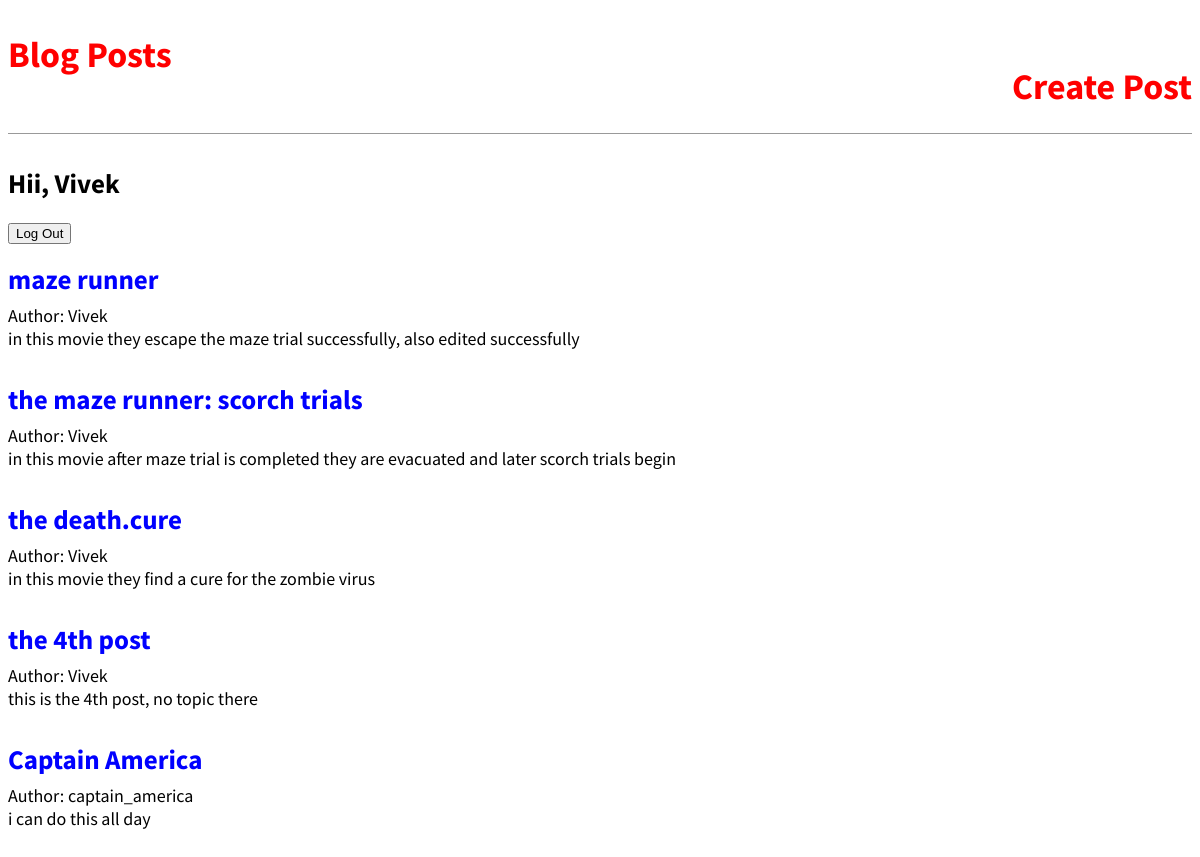
The app's page / (signed in) with its own data.
### blog/models.py (models this page shows, shortened)
class BlogPost(models.Model):
    title = models.CharField(max_length=200)
    author = models.ForeignKey(
        "auth.User",
        on_delete=models.CASCADE
    )
    body = models.TextField()
    def get_absolute_url(self):
        return reverse("post_detail", kwargs={"pk":self.pk})

### blog/views.py (the view)
# urls.py: path("",BlogListView.as_view(), name = "home"),
class BlogListView(ListView):
    model = BlogPost
    template_name = "blogpost_list.html"

### templates/blogpost_list.html
{% extends "base.html" %}
{% block content %}
    {% for post in blogpost_list %}
        <div class="post-entry">
        <h2><a href="{{ post.get_absolute_url }}">{{ post.title }}</a></h2>
        <p>Author: {{ post.author }}</a>
        <p>{{ post.body }}</p>
        </div>
    {% endfor %}
{% endblock %}

### templates/base.html (shortened to what this page needs)
{% load static %}
<head>
<link rel="stylesheet" href="{% static 'css/base.css' %}">
</head>
<body>
<header>
<div class="nav-left">
<h1><a href="{% url 'home' %}">Blog Posts</a></h1>
</div>
<div class="nav-right">
    <h1><a href ="{% url 'post_create' %}">Create Post</a></h1>
</header>
<div>
{% if user.is_authenticated %}
    <h2>Hii, {{ user.username }}</h2>
    <form action="{% url 'logout' %}" method="post">
 <button type="submit">Log Out</button>
 </form>
{% else %}
<p>you are not logged in</p>
<a href="{% url 'login' %}">LOG IN</a>|
<a href ="{% url 'signup' %}">SIGN UP</a>
{% endif %}
{% block content %}
{% endblock content %}
</div>
</body>

### static/css/base.css (style rules this page uses)
body { font-family: 'Source Sans Pro', sans-serif; font-size: 18px; }
header { border-bottom: 1px solid #999; margin-bottom: 2rem; display: flex; }
header h1 a { color: red; text-decoration: none; }
.nav-left { margin-right: auto; }
.nav-right { display: flex; padding-top: 2rem; }
.post-entry { margin-bottom: 2rem; }
.post-entry h2 { margin: 0.5rem 0; }
.post-entry h2 a, .post-entry h2 a:visited { color: blue; text-decoration: none; }
.post-entry p { margin: 0; font-weight: 400; }

### records on screen
BlogPost: title "maze runner", author "Vivek", body "in this movie they escape the maze trial successfully, also edited successfully"
BlogPost: title "the maze runner: scorch trials", author "Vivek", body "in this movie after maze trial is completed they are evacuated and later scorch trials begin"
BlogPost: title "the death.cure", author "Vivek", body "in this movie they find a cure for the zombie virus"
BlogPost: title "the 4th post", author "Vivek", body "this is the 4th post, no topic there"
BlogPost: title "Captain America", author "captain_america", body "i can do this all day"

### other values on screen
{{ user.username }} "Vivek"
